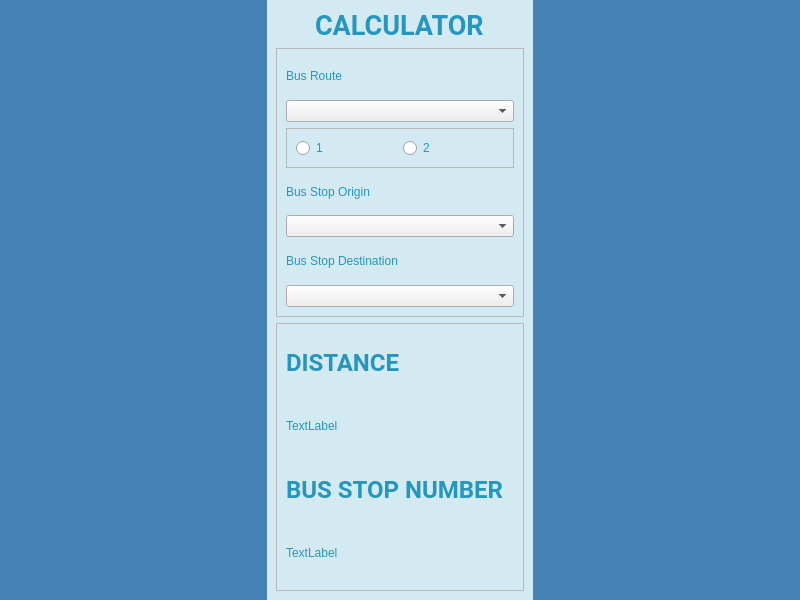
<?xml version="1.0" encoding="UTF-8"?>
<ui version="4.0">
 <class>MainWindow</class>
 <widget class="QMainWindow" name="MainWindow">
  <property name="geometry">
   <rect>
    <x>0</x>
    <y>0</y>
    <width>800</width>
    <height>600</height>
   </rect>
  </property>
  <property name="windowTitle">
   <string>MainWindow</string>
  </property>
  <widget class="QWidget" name="centralwidget">
   <property name="styleSheet">
    <string notr="true">#background,#background2{
	background-color:#4682B4;
}
#mainBody{
	background-color:#d3eaf2;
}
QLabel{
	color:#2596be;
}
#radio1,#radio2{
	color:#2596be;
}</string>
   </property>
   <layout class="QHBoxLayout" name="horizontalLayout">
    <property name="spacing">
     <number>0</number>
    </property>
    <property name="leftMargin">
     <number>0</number>
    </property>
    <property name="topMargin">
     <number>0</number>
    </property>
    <property name="rightMargin">
     <number>0</number>
    </property>
    <property name="bottomMargin">
     <number>0</number>
    </property>
    <item>
     <widget class="QWidget" name="background" native="true"/>
    </item>
    <item>
     <widget class="QWidget" name="mainBody" native="true">
      <layout class="QVBoxLayout" name="verticalLayout">
       <item alignment="Qt::AlignHCenter">
        <widget class="QLabel" name="label_7">
         <property name="sizePolicy">
          <sizepolicy hsizetype="Preferred" vsizetype="Maximum">
           <horstretch>0</horstretch>
           <verstretch>0</verstretch>
          </sizepolicy>
         </property>
         <property name="font">
          <font>
           <family>Roboto</family>
           <pointsize>20</pointsize>
           <bold>true</bold>
          </font>
         </property>
         <property name="text">
          <string>CALCULATOR</string>
         </property>
        </widget>
       </item>
       <item>
        <widget class="QFrame" name="frame">
         <property name="frameShape">
          <enum>QFrame::StyledPanel</enum>
         </property>
         <property name="frameShadow">
          <enum>QFrame::Raised</enum>
         </property>
         <layout class="QVBoxLayout" name="verticalLayout_2">
          <item>
           <widget class="QLabel" name="busRoute">
            <property name="text">
             <string>Bus Route</string>
            </property>
           </widget>
          </item>
          <item>
           <widget class="QComboBox" name="busRouteCombo"/>
          </item>
          <item>
           <widget class="QFrame" name="frame_3">
            <property name="frameShape">
             <enum>QFrame::StyledPanel</enum>
            </property>
            <property name="frameShadow">
             <enum>QFrame::Raised</enum>
            </property>
            <layout class="QHBoxLayout" name="horizontalLayout_2">
             <item>
              <widget class="QRadioButton" name="radio1">
               <property name="text">
                <string>1</string>
               </property>
              </widget>
             </item>
             <item>
              <widget class="QRadioButton" name="radio2">
               <property name="text">
                <string>2</string>
               </property>
              </widget>
             </item>
            </layout>
           </widget>
          </item>
          <item>
           <widget class="QLabel" name="label">
            <property name="text">
             <string>Bus Stop Origin</string>
            </property>
           </widget>
          </item>
          <item>
           <widget class="QComboBox" name="busStop1Combo"/>
          </item>
          <item>
           <widget class="QLabel" name="label_2">
            <property name="text">
             <string>Bus Stop Destination</string>
            </property>
           </widget>
          </item>
          <item>
           <widget class="QComboBox" name="busStop2Combo"/>
          </item>
         </layout>
        </widget>
       </item>
       <item>
        <widget class="QFrame" name="frame_2">
         <property name="frameShape">
          <enum>QFrame::StyledPanel</enum>
         </property>
         <property name="frameShadow">
          <enum>QFrame::Raised</enum>
         </property>
         <layout class="QVBoxLayout" name="verticalLayout_3">
          <item>
           <widget class="QLabel" name="distance">
            <property name="font">
             <font>
              <family>Roboto</family>
              <pointsize>18</pointsize>
              <bold>true</bold>
             </font>
            </property>
            <property name="text">
             <string>DISTANCE</string>
            </property>
           </widget>
          </item>
          <item>
           <widget class="QLabel" name="distanceT">
            <property name="text">
             <string>TextLabel</string>
            </property>
           </widget>
          </item>
          <item>
           <widget class="QLabel" name="busStopNumber">
            <property name="font">
             <font>
              <family>Roboto</family>
              <pointsize>18</pointsize>
              <bold>true</bold>
             </font>
            </property>
            <property name="text">
             <string>BUS STOP NUMBER</string>
            </property>
           </widget>
          </item>
          <item>
           <widget class="QLabel" name="busStopNumberT">
            <property name="text">
             <string>TextLabel</string>
            </property>
           </widget>
          </item>
         </layout>
        </widget>
       </item>
      </layout>
     </widget>
    </item>
    <item>
     <widget class="QWidget" name="background2" native="true"/>
    </item>
   </layout>
  </widget>
 </widget>
 <resources/>
 <connections/>
</ui>
